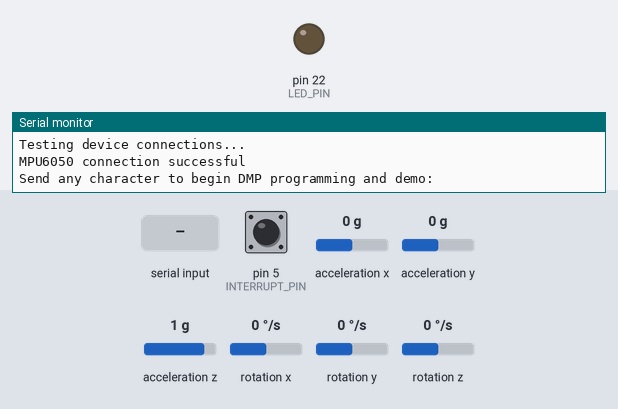
Simulated run of this sketch. Board: Arduino Mega 2560, built for the host (arithmetic inside an expression is 32-bit, double 64-bit). Shown: output pins drawn as LEDs (lit = HIGH), the last lines printed to the serial monitor. The inputs (shaded band) are chosen by the test bench; at power-on: acceleration x 0 g, acceleration y 0 g, rotation z 0 °/s, acceleration z 1 g, pin 5 (INTERRUPT_PIN) LOW, rotation x 0 °/s, rotation y 0 °/s. The sensor or clock chip raises its interrupt line as the real part does.

Above: at 0.8 s.
0.9 s: "1\n" received over Serial
At 1.54 s:
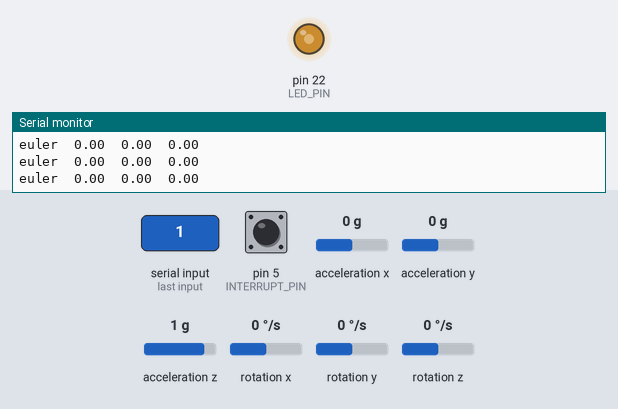
3.9 s: acceleration x set to -1.4 g
6.9 s: acceleration y set to -1.4 g
9.9 s: rotation z set to -100 °/s
12.9 s: acceleration z set to -1.4 g
Timing chart, 0 to 16.9 s (numbered marks = the images above; inputs shaded):
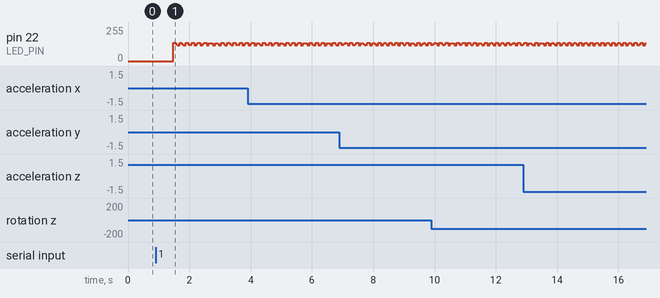

The sketch:

gyro.ino
```cpp
// I2C device class (I2Cdev) demonstration Arduino sketch for MPU6050 class using DMP (MotionApps v2.0)
// 6/21/2012 by Jeff Rowberg <jeff@rowberg.net>
// Updates should (hopefully) always be available at https://github.com/jrowberg/i2cdevlib
//
// Changelog:
//      2019-07-08 - Added Auto Calibration and offset generator
//       - and altered FIFO retrieval sequence to avoid using blocking code
//      2016-04-18 - Eliminated a potential infinite loop
//      2013-05-08 - added seamless Fastwire support
//                 - added note about gyro calibration
//      2012-06-21 - added note about Arduino 1.0.1 + Leonardo compatibility error
//      2012-06-20 - improved FIFO overflow handling and simplified read process
//      2012-06-19 - completely rearranged DMP initialization code and simplification
//      2012-06-13 - pull gyro and accel data from FIFO packet instead of reading directly
//      2012-06-09 - fix broken FIFO read sequence and change interrupt detection to RISING
//      2012-06-05 - add gravity-compensated initial reference frame acceleration output
//                 - add 3D math helper file to DMP6 example sketch
//                 - add Euler output and Yaw/Pitch/Roll output formats
//      2012-06-04 - remove accel offset clearing for better results (thanks Sungon Lee)
//      2012-06-01 - fixed gyro sensitivity to be 2000 deg/sec instead of 250
//      2012-05-30 - basic DMP initialization working

/* ============================================
I2Cdev device library code is placed under the MIT license
Copyright (c) 2012 Jeff Rowberg

Permission is hereby granted, free of charge, to any person obtaining a copy
of this software and associated documentation files (the "Software"), to deal
in the Software without restriction, including without limitation the rights
to use, copy, modify, merge, publish, distribute, sublicense, and/or sell
copies of the Software, and to permit persons to whom the Software is
furnished to do so, subject to the following conditions:

The above copyright notice and this permission notice shall be included in
all copies or substantial portions of the Software.

THE SOFTWARE IS PROVIDED "AS IS", WITHOUT WARRANTY OF ANY KIND, EXPRESS OR
IMPLIED, INCLUDING BUT NOT LIMITED TO THE WARRANTIES OF MERCHANTABILITY,
FITNESS FOR A PARTICULAR PURPOSE AND NONINFRINGEMENT. IN NO EVENT SHALL THE
AUTHORS OR COPYRIGHT HOLDERS BE LIABLE FOR ANY CLAIM, DAMAGES OR OTHER
LIABILITY, WHETHER IN AN ACTION OF CONTRACT, TORT OR OTHERWISE, ARISING FROM,
OUT OF OR IN CONNECTION WITH THE SOFTWARE OR THE USE OR OTHER DEALINGS IN
THE SOFTWARE.
===============================================
*/

// I2Cdev and MPU6050 must be installed as libraries, or else the .cpp/.h files
// for both classes must be in the include path of your project
#include "I2Cdev.h"

#include "MPU6050_6Axis_MotionApps20.h"
//#include "MPU6050.h" // not necessary if using MotionApps include file

// Arduino Wire library is required if I2Cdev I2CDEV_ARDUINO_WIRE implementation
// is used in I2Cdev.h
#if I2CDEV_IMPLEMENTATION == I2CDEV_ARDUINO_WIRE
    #include "Wire.h"
#endif

// class default I2C address is 0x68
// specific I2C addresses may be passed as a parameter here
// AD0 low = 0x68 (default for SparkFun breakout and InvenSense evaluation board)
// AD0 high = 0x69
MPU6050 mpu;
//MPU6050 mpu(0x69); // <-- use for AD0 high

/* =========================================================================
   NOTE: In addition to connection 3.3v, GND, SDA, and SCL, this sketch
   depends on the MPU-6050's INT pin being connected to the Arduino's
   external interrupt #0 pin. On the Arduino Uno and Mega 2560, this is
   digital I/O pin 2.
 * ========================================================================= */

/* =========================================================================
   NOTE: Arduino v1.0.1 with the Leonardo board generates a compile error
   when using Serial.write(buf, len). The Teapot output uses this method.
   The solution requires a modification to the Arduino USBAPI.h file, which
   is fortunately simple, but annoying. This will be fixed in the next IDE
   release. For more info, see these links:

   http://arduino.cc/forum/index.php/topic,109987.0.html
   http://code.google.com/p/arduino/issues/detail?id=958
 * ========================================================================= */


// uncomment "OUTPUT_READABLE_QUATERNION" if you want to see the actual
// quaternion components in a [w, x, y, z] format (not best for parsing
// on a remote host such as Processing or something though)
//#define OUTPUT_READABLE_QUATERNION

// uncomment "OUTPUT_READABLE_EULER" if you want to see Euler angles
// (in degrees) calculated from the quaternions coming from the FIFO.
// Note that Euler angles suffer from gimbal lock (for more info, see
// http://en.wikipedia.org/wiki/Gimbal_lock)
#define OUTPUT_READABLE_EULER

// uncomment "OUTPUT_READABLE_YAWPITCHROLL" if you want to see the yaw/
// pitch/roll angles (in degrees) calculated from the quaternions coming
// from the FIFO. Note this also requires gravity vector calculations.
// Also note that yaw/pitch/roll angles suffer from gimbal lock (for
// more info, see: http://en.wikipedia.org/wiki/Gimbal_lock)
// #define OUTPUT_READABLE_YAWPITCHROLL

// uncomment "OUTPUT_READABLE_REALACCEL" if you want to see acceleration
// components with gravity removed. This acceleration reference frame is
// not compensated for orientation, so +X is always +X according to the
// sensor, just without the effects of gravity. If you want acceleration
// compensated for orientation, us OUTPUT_READABLE_WORLDACCEL instead.
//#define OUTPUT_READABLE_REALACCEL

// uncomment "OUTPUT_READABLE_WORLDACCEL" if you want to see acceleration
// components with gravity removed and adjusted for the world frame of
// reference (yaw is relative to initial orientation, since no magnetometer
// is present in this case). Could be quite handy in some cases.
//#define OUTPUT_READABLE_WORLDACCEL

// uncomment "OUTPUT_TEAPOT" if you want output that matches the
// format used for the InvenSense teapot demo
//#define OUTPUT_TEAPOT


#define INTERRUPT_PIN 5  // use pin 2 on Arduino Uno & most boards
#define LED_PIN 22 // (Arduino is 13, Teensy is 11, Teensy++ is 6)
#define SDA 2
#define SCL 15
bool blinkState = false;

// MPU control/status vars
bool dmpReady = false;  // set true if DMP init was successful
uint8_t mpuIntStatus;   // holds actual interrupt status byte from MPU
uint8_t devStatus;      // return status after each device operation (0 = success, !0 = error)
uint16_t packetSize;    // expected DMP packet size (default is 42 bytes)
uint16_t fifoCount;     // count of all bytes currently in FIFO
uint8_t fifoBuffer[64]; // FIFO storage buffer

// orientation/motion vars
Quaternion q;           // [w, x, y, z]         quaternion container
VectorInt16 aa;         // [x, y, z]            accel sensor measurements
VectorInt16 aaReal;     // [x, y, z]            gravity-free accel sensor measurements
VectorInt16 aaWorld;    // [x, y, z]            world-frame accel sensor measurements
VectorFloat gravity;    // [x, y, z]            gravity vector
float euler[3];         // [psi, theta, phi]    Euler angle container
float ypr[3];           // [yaw, pitch, roll]   yaw/pitch/roll container and gravity vector

// packet structure for InvenSense teapot demo
uint8_t teapotPacket[14] = { '$', 0x02, 0,0, 0,0, 0,0, 0,0, 0x00, 0x00, '\r', '\n' };


// ================================================================
// ===               INTERRUPT DETECTION ROUTINE                ===
// ================================================================

volatile bool mpuInterrupt = false;     // indicates whether MPU interrupt pin has gone high
void dmpDataReady() {
    mpuInterrupt = true;
}


// ================================================================
// ===                      INITIAL SETUP                       ===
// ================================================================

void setup() {
    // join I2C bus (I2Cdev library doesn't do this automatically)
    #if I2CDEV_IMPLEMENTATION == I2CDEV_ARDUINO_WIRE
        Wire.begin(SDA, SCL, 400000);
        //Wire.setClock(400000); // 400kHz I2C clock. Comment this line if having compilation difficulties
    #elif I2CDEV_IMPLEMENTATION == I2CDEV_BUILTIN_FASTWIRE
        Fastwire::setup(400, true);
    #endif

    // initialize serial communication
    // (115200 chosen because it is required for Teapot Demo output, but it's
    // really up to you depending on your project)
    Serial.begin(115200);
    while (!Serial); // wait for Leonardo enumeration, others continue immediately

    // NOTE: 8MHz or slower host processors, like the Teensy @ 3.3V or Arduino
    // Pro Mini running at 3.3V, cannot handle this baud rate reliably due to
    // the baud timing being too misaligned with processor ticks. You must use
    // 38400 or slower in these cases, or use some kind of external separate
    // crystal solution for the UART timer.

    // initialize device
    Serial.println(F("Initializing I2C devices..."));
    mpu.initialize();
    pinMode(INTERRUPT_PIN, INPUT);

    // verify connection
    Serial.println(F("Testing device connections..."));
    Serial.println(mpu.testConnection() ? F("MPU6050 connection successful") : F("MPU6050 connection failed"));

    // wait for ready
    Serial.println(F("\nSend any character to begin DMP programming and demo: "));
    while (Serial.available() && Serial.read()); // empty buffer
    while (!Serial.available());                 // wait for data
    while (Serial.available() && Serial.read()); // empty buffer again

    // load and configure the DMP
    Serial.println(F("Initializing DMP..."));
    devStatus = mpu.dmpInitialize();

    // supply your own gyro offsets here, scaled for min sensitivity
    mpu.setXGyroOffset(165);//220
    mpu.setYGyroOffset(68);//76
    mpu.setZGyroOffset(25);//-85
    mpu.setZAccelOffset(5696); // 1688 factory default for my test chip//1788

    // make sure it worked (returns 0 if so)
    if (devStatus == 0) {
        // Calibration Time: generate offsets and calibrate our MPU6050
        mpu.CalibrateAccel(6);
        mpu.CalibrateGyro(6);
        mpu.PrintActiveOffsets();
        // turn on the DMP, now that it's ready
        Serial.println(F("Enabling DMP..."));
        mpu.setDMPEnabled(true);

        // enable Arduino interrupt detection
        Serial.print(F("Enabling interrupt detection (Arduino external interrupt "));
        Serial.print(digitalPinToInterrupt(INTERRUPT_PIN));
        Serial.println(F(")..."));
        attachInterrupt(digitalPinToInterrupt(INTERRUPT_PIN), dmpDataReady, RISING);
        mpuIntStatus = mpu.getIntStatus();

        // set our DMP Ready flag so the main loop() function knows it's okay to use it
        Serial.println(F("DMP ready! Waiting for first interrupt..."));
        dmpReady = true;

        // get expected DMP packet size for later comparison
        packetSize = mpu.dmpGetFIFOPacketSize();
    } else {
        // ERROR!
        // 1 = initial memory load failed
        // 2 = DMP configuration updates failed
        // (if it's going to break, usually the code will be 1)
        Serial.print(F("DMP Initialization failed (code "));
        Serial.print(devStatus);
        Serial.println(F(")"));
    }

    // configure LED for output
    pinMode(LED_PIN, OUTPUT);
}


// ================================================================
// ===                    MAIN PROGRAM LOOP                     ===
// ================================================================

void loop() {
    // if programming failed, don't try to do anything
    if (!dmpReady) return;
    // read a packet from FIFO
    if (mpu.dmpGetCurrentFIFOPacket(fifoBuffer)) { // Get the Latest packet
        #ifdef OUTPUT_READABLE_QUATERNION
            // display quaternion values in easy matrix form: w x y z
            mpu.dmpGetQuaternion(&q, fifoBuffer);
            Serial.print("quat\t");
            Serial.print(q.w);
            Serial.print("\t");
            Serial.print(q.x);
            Serial.print("\t");
            Serial.print(q.y);
            Serial.print("\t");
            Serial.println(q.z);
        #endif

        #ifdef OUTPUT_READABLE_EULER
            // display Euler angles in degrees
            mpu.dmpGetQuaternion(&q, fifoBuffer);
            mpu.dmpGetEuler(euler, &q);
            Serial.print("euler\t");
            Serial.print(euler[0] * 180/M_PI);
            Serial.print("\t");
            Serial.print(euler[1] * 180/M_PI);
            Serial.print("\t");
            Serial.println(euler[2] * 180/M_PI);
        #endif

        #ifdef OUTPUT_READABLE_YAWPITCHROLL
            // display Euler angles in degrees
            mpu.dmpGetQuaternion(&q, fifoBuffer);
            mpu.dmpGetGravity(&gravity, &q);
            mpu.dmpGetYawPitchRoll(ypr, &q, &gravity);
            Serial.print("ypr\t");
            Serial.print(ypr[0] * 180/M_PI);
            Serial.print("\t");
            Serial.print(ypr[1] * 180/M_PI);
            Serial.print("\t");
            Serial.println(ypr[2] * 180/M_PI);
        #endif

        #ifdef OUTPUT_READABLE_REALACCEL
            // display real acceleration, adjusted to remove gravity
            mpu.dmpGetQuaternion(&q, fifoBuffer);
            mpu.dmpGetAccel(&aa, fifoBuffer);
            mpu.dmpGetGravity(&gravity, &q);
            mpu.dmpGetLinearAccel(&aaReal, &aa, &gravity);
            Serial.print("areal\t");
            Serial.print(aaReal.x);
            Serial.print("\t");
            Serial.print(aaReal.y);
            Serial.print("\t");
            Serial.println(aaReal.z);
        #endif

        #ifdef OUTPUT_READABLE_WORLDACCEL
            // display initial world-frame acceleration, adjusted to remove gravity
            // and rotated based on known orientation from quaternion
            mpu.dmpGetQuaternion(&q, fifoBuffer);
            mpu.dmpGetAccel(&aa, fifoBuffer);
            mpu.dmpGetGravity(&gravity, &q);
            mpu.dmpGetLinearAccel(&aaReal, &aa, &gravity);
            mpu.dmpGetLinearAccelInWorld(&aaWorld, &aaReal, &q);
            Serial.print("aworld\t");
            Serial.print(aaWorld.x);
            Serial.print("\t");
            Serial.print(aaWorld.y);
            Serial.print("\t");
            Serial.println(aaWorld.z);
        #endif

        #ifdef OUTPUT_TEAPOT
            // display quaternion values in InvenSense Teapot demo format:
            teapotPacket[2] = fifoBuffer[0];
            teapotPacket[3] = fifoBuffer[1];
            teapotPacket[4] = fifoBuffer[4];
            teapotPacket[5] = fifoBuffer[5];
            teapotPacket[6] = fifoBuffer[8];
            teapotPacket[7] = fifoBuffer[9];
            teapotPacket[8] = fifoBuffer[12];
            teapotPacket[9] = fifoBuffer[13];
            Serial.write(teapotPacket, 14);
            teapotPacket[11]++; // packetCount, loops at 0xFF on purpose
        #endif

        // blink LED to indicate activity
        blinkState = !blinkState;
        digitalWrite(LED_PIN, blinkState);
    }
}
```
